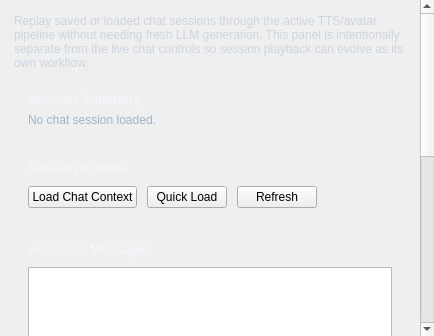
<?xml version="1.0" encoding="UTF-8"?>
<ui version="4.0">
 <class>ChatSessionPlayerTab</class>
 <widget class="QScrollArea" name="ChatSessionPlayerTab">
  <property name="widgetResizable">
   <bool>true</bool>
  </property>
  <property name="frameShape">
   <enum>QFrame::NoFrame</enum>
  </property>
  <widget class="QWidget" name="chat_player_scroll_contents">
   <property name="geometry">
    <rect>
     <x>0</x>
     <y>0</y>
     <width>980</width>
     <height>720</height>
    </rect>
   </property>
   <layout class="QVBoxLayout" name="root_layout">
    <property name="leftMargin">
     <number>14</number>
    </property>
    <property name="topMargin">
     <number>14</number>
    </property>
    <property name="rightMargin">
     <number>14</number>
    </property>
    <property name="bottomMargin">
     <number>14</number>
    </property>
    <property name="spacing">
     <number>10</number>
    </property>
    <item>
     <widget class="QLabel" name="intro_label">
      <property name="styleSheet">
       <string notr="true">color: #cbd5e1;</string>
      </property>
      <property name="text">
       <string>Replay saved or loaded chat sessions through the active TTS/avatar pipeline without needing fresh LLM generation. This panel is intentionally separate from the live chat controls so session playback can evolve as its own workflow.</string>
      </property>
      <property name="wordWrap">
       <bool>true</bool>
      </property>
     </widget>
    </item>
    <item>
     <widget class="QFrame" name="summary_panel">
      <property name="objectName">
       <string>Panel</string>
      </property>
      <layout class="QVBoxLayout" name="summary_layout">
       <property name="leftMargin">
        <number>14</number>
       </property>
       <property name="topMargin">
        <number>12</number>
       </property>
       <property name="rightMargin">
        <number>14</number>
       </property>
       <property name="bottomMargin">
        <number>12</number>
       </property>
       <property name="spacing">
        <number>6</number>
       </property>
       <item>
        <widget class="QLabel" name="summary_title">
         <property name="styleSheet">
          <string notr="true">font-size: 13px; font-weight: 700; color: #f2f5f9;</string>
         </property>
         <property name="text">
          <string>Session Summary</string>
         </property>
        </widget>
       </item>
       <item>
        <widget class="QLabel" name="chat_player_summary_label">
         <property name="styleSheet">
          <string notr="true">color: #9fb3c8;</string>
         </property>
         <property name="text">
          <string>No chat session loaded.</string>
         </property>
         <property name="wordWrap">
          <bool>true</bool>
         </property>
        </widget>
       </item>
      </layout>
     </widget>
    </item>
    <item>
     <widget class="QFrame" name="session_panel">
      <property name="objectName">
       <string>Panel</string>
      </property>
      <layout class="QVBoxLayout" name="session_layout">
       <property name="leftMargin">
        <number>14</number>
       </property>
       <property name="topMargin">
        <number>12</number>
       </property>
       <property name="rightMargin">
        <number>14</number>
       </property>
       <property name="bottomMargin">
        <number>12</number>
       </property>
       <property name="spacing">
        <number>10</number>
       </property>
       <item>
        <widget class="QLabel" name="session_title">
         <property name="styleSheet">
          <string notr="true">font-size: 13px; font-weight: 700; color: #f2f5f9;</string>
         </property>
         <property name="text">
          <string>Session Actions</string>
         </property>
        </widget>
       </item>
       <item>
        <layout class="QHBoxLayout" name="session_button_row">
         <item>
          <widget class="QPushButton" name="btn_chat_player_load">
           <property name="text">
            <string>Load Chat Context</string>
           </property>
          </widget>
         </item>
         <item>
          <widget class="QPushButton" name="btn_chat_player_quick_load">
           <property name="text">
            <string>Quick Load</string>
           </property>
          </widget>
         </item>
         <item>
          <widget class="QPushButton" name="btn_chat_player_refresh">
           <property name="text">
            <string>Refresh</string>
           </property>
          </widget>
         </item>
         <item>
          <spacer name="session_button_spacer">
           <property name="orientation">
            <enum>Qt::Horizontal</enum>
           </property>
           <property name="sizeHint" stdset="0">
            <size>
             <width>40</width>
             <height>20</height>
            </size>
           </property>
          </spacer>
         </item>
        </layout>
       </item>
      </layout>
     </widget>
    </item>
    <item>
     <widget class="QFrame" name="messages_panel">
      <property name="objectName">
       <string>Panel</string>
      </property>
      <layout class="QVBoxLayout" name="messages_layout">
       <property name="leftMargin">
        <number>14</number>
       </property>
       <property name="topMargin">
        <number>12</number>
       </property>
       <property name="rightMargin">
        <number>14</number>
       </property>
       <property name="bottomMargin">
        <number>12</number>
       </property>
       <property name="spacing">
        <number>10</number>
       </property>
       <item>
        <widget class="QLabel" name="messages_title">
         <property name="styleSheet">
          <string notr="true">font-size: 13px; font-weight: 700; color: #f2f5f9;</string>
         </property>
         <property name="text">
          <string>Assistant Messages</string>
         </property>
        </widget>
       </item>
       <item>
        <widget class="QListWidget" name="chat_player_message_list">
         <property name="minimumHeight">
          <number>120</number>
         </property>
         <property name="selectionMode">
          <enum>QAbstractItemView::SingleSelection</enum>
         </property>
        </widget>
       </item>
       <item>
        <layout class="QHBoxLayout" name="message_nav_row">
         <item>
          <widget class="QPushButton" name="btn_chat_player_prev">
           <property name="text">
            <string>Previous</string>
           </property>
          </widget>
         </item>
         <item>
          <widget class="QPushButton" name="btn_chat_player_next">
           <property name="text">
            <string>Next</string>
           </property>
          </widget>
         </item>
         <item>
          <widget class="QPushButton" name="btn_chat_player_replay_selected">
           <property name="text">
            <string>Start Playing From Selected</string>
           </property>
          </widget>
         </item>
         <item>
          <spacer name="message_nav_spacer">
           <property name="orientation">
            <enum>Qt::Horizontal</enum>
           </property>
           <property name="sizeHint" stdset="0">
            <size>
             <width>40</width>
             <height>20</height>
            </size>
           </property>
          </spacer>
         </item>
        </layout>
       </item>
       <item>
        <widget class="QLabel" name="messages_helper">
         <property name="styleSheet">
          <string notr="true">color: #8ea3b8; font-size: 11px;</string>
         </property>
         <property name="text">
          <string>Right-clicking an assistant message in the main Chat tab also lets you start replay from that exact message. Replay bootstraps its own offline playback runtime when needed, so MuseTalk/Chatterbox can play the loaded context without LM Studio.</string>
         </property>
         <property name="wordWrap">
          <bool>true</bool>
         </property>
        </widget>
       </item>
      </layout>
     </widget>
    </item>
    <item>
     <widget class="QFrame" name="playback_panel">
      <property name="objectName">
       <string>Panel</string>
      </property>
      <layout class="QVBoxLayout" name="playback_layout">
       <property name="leftMargin">
        <number>14</number>
       </property>
       <property name="topMargin">
        <number>12</number>
       </property>
       <property name="rightMargin">
        <number>14</number>
       </property>
       <property name="bottomMargin">
        <number>12</number>
       </property>
       <property name="spacing">
        <number>10</number>
       </property>
       <item>
        <widget class="QLabel" name="playback_title">
         <property name="styleSheet">
          <string notr="true">font-size: 13px; font-weight: 700; color: #f2f5f9;</string>
         </property>
         <property name="text">
          <string>Playback</string>
         </property>
        </widget>
       </item>
       <item>
        <layout class="QHBoxLayout" name="playback_button_row">
         <item>
          <widget class="QPushButton" name="btn_chat_player_replay_latest">
           <property name="text">
            <string>Replay Latest Reply</string>
           </property>
          </widget>
         </item>
         <item>
          <widget class="QPushButton" name="btn_chat_player_replay_chat">
           <property name="text">
            <string>Replay Full Chat</string>
           </property>
          </widget>
         </item>
         <item>
          <spacer name="playback_button_spacer">
           <property name="orientation">
            <enum>Qt::Horizontal</enum>
           </property>
           <property name="sizeHint" stdset="0">
            <size>
             <width>40</width>
             <height>20</height>
            </size>
           </property>
          </spacer>
         </item>
        </layout>
       </item>
      </layout>
     </widget>
    </item>
    <item>
     <widget class="QLabel" name="chat_player_status_label">
      <property name="styleSheet">
       <string notr="true">color: #9fb3c8;</string>
      </property>
      <property name="text">
       <string/>
      </property>
      <property name="wordWrap">
       <bool>true</bool>
      </property>
     </widget>
    </item>
    <item>
     <spacer name="root_spacer">
      <property name="orientation">
       <enum>Qt::Vertical</enum>
      </property>
      <property name="sizeHint" stdset="0">
       <size>
        <width>20</width>
        <height>40</height>
       </size>
      </property>
     </spacer>
    </item>
   </layout>
  </widget>
 </widget>
 <resources/>
 <connections/>
</ui>
